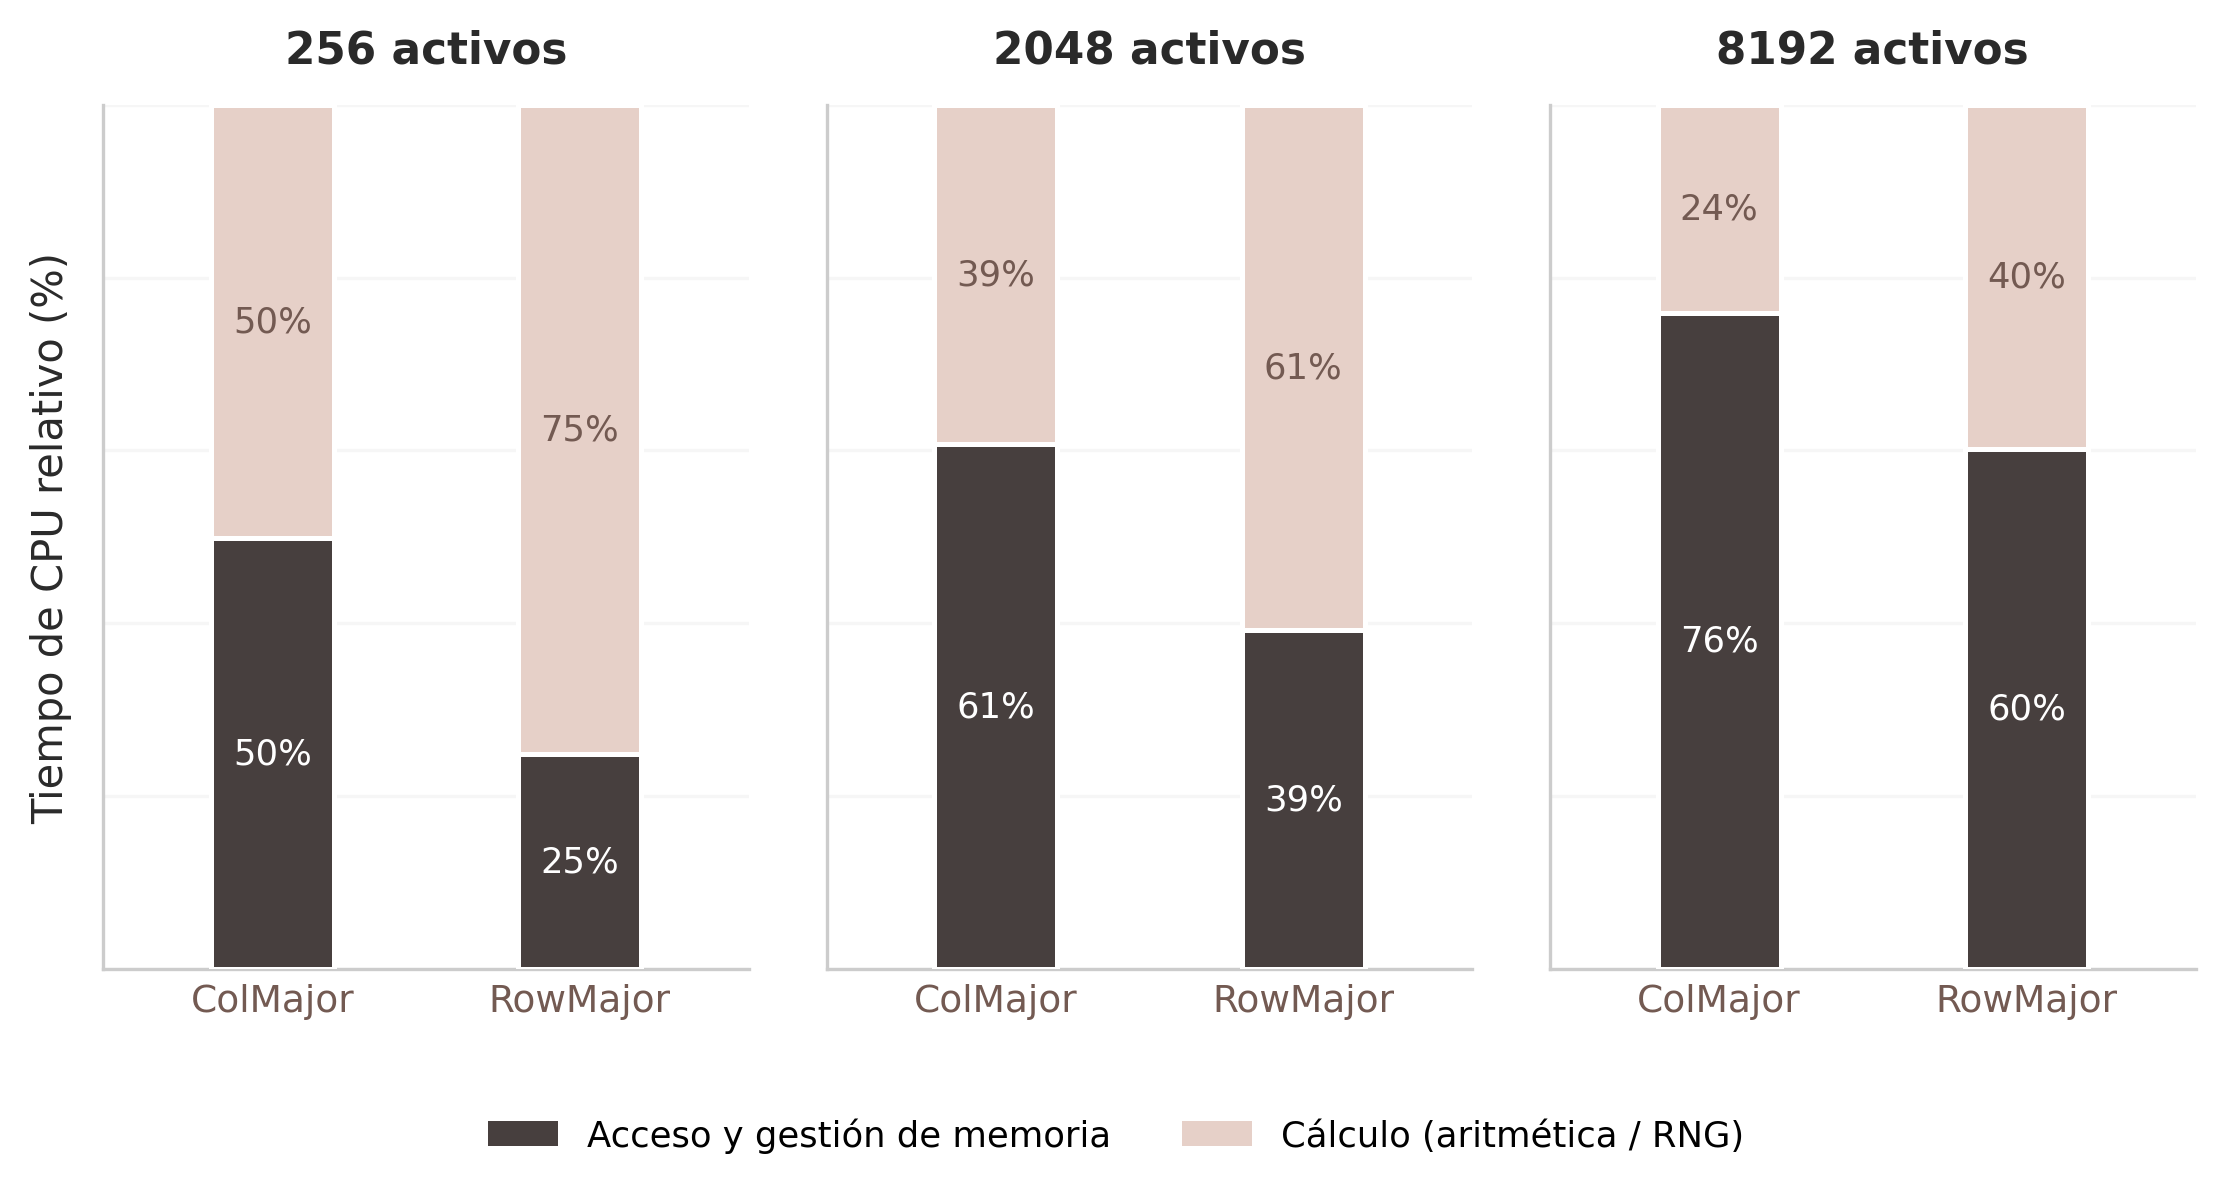

Source code (Python):
"""
Perfil VTune — distribución CPU ColMajor vs RowMajor por escala de activos.

Uso:
    python analisis_vtune_layout_tfm.py
"""

from __future__ import annotations

from pathlib import Path

import matplotlib

matplotlib.use("Agg")
import matplotlib.pyplot as plt
from matplotlib.patches import Patch

SCRIPT_DIR = Path(__file__).resolve().parent
OUTPUT_STEM = "analisis_vtune_layout_tfm"

# VTune: puntos medidos con Layout_Speedup_vs_NumActivos (replicaCounts).
# Cada réplica añade 4 activos (makeCarteraBenchmarkReplicada, kAssetsPerReplica=4).
ASSETS_PER_REPLICA = 4
REPLICA_COUNTS = (64, 512, 2048)

COLOR_MEM = "#473F3E"
COLOR_CALC = "#E6D0C8"
COLOR_MUTED = "#735A52"


def _apply_panel_style(ax: plt.Axes, *, show_ylabel: bool) -> None:
    ax.set_facecolor("white")
    ax.spines["top"].set_visible(False)
    ax.spines["right"].set_visible(False)
    ax.spines["left"].set_color("#CCCCCC")
    ax.spines["bottom"].set_color("#CCCCCC")
    ax.spines["left"].set_linewidth(0.8)
    ax.spines["bottom"].set_linewidth(0.8)
    ax.tick_params(axis="y", colors=COLOR_MUTED, labelsize=9, length=0)
    ax.tick_params(axis="x", colors=COLOR_MUTED, labelsize=9, length=0)
    ax.yaxis.grid(True, linestyle="-", alpha=0.35, color="#E8E8E8", linewidth=0.8)
    ax.set_axisbelow(True)
    if not show_ylabel:
        ax.set_yticklabels([])


def _stacked_bar(ax: plt.Axes, x: float, mem: float, calc: float, width: float) -> None:
    ax.bar(
        x, mem, width,
        color=COLOR_MEM, edgecolor="white", linewidth=1.2, zorder=3,
    )
    ax.bar(
        x, calc, width, bottom=mem,
        color=COLOR_CALC, edgecolor="white", linewidth=1.2, zorder=3,
    )

    if mem >= 11.0:
        ax.text(
            x, mem / 2, f"{mem:.0f}%",
            ha="center", va="center", fontsize=8.5, color="white", fontweight="medium",
        )
    if calc >= 11.0:
        ax.text(
            x, mem + calc / 2, f"{calc:.0f}%",
            ha="center", va="center", fontsize=8.5, color=COLOR_MUTED,
        )


def plot_vtune_layout() -> None:
    escalas = [
        f"{r * ASSETS_PER_REPLICA} activos"
        for r in REPLICA_COUNTS
    ]

    calculo_puro = [50.1, 75.1, 39.3, 60.8, 24.1, 39.8]
    acceso_memoria = [49.9, 24.9, 60.7, 39.2, 75.9, 60.2]

    fig, axes = plt.subplots(1, 3, figsize=(9.0, 4.0), sharey=True)
    fig.patch.set_facecolor("white")

    bar_w = 0.40
    x_col = 0.0
    x_row = 1.0

    for idx, (ax, titulo) in enumerate(zip(axes, escalas)):
        mem_c, calc_c = acceso_memoria[2 * idx], calculo_puro[2 * idx]
        mem_r, calc_r = acceso_memoria[2 * idx + 1], calculo_puro[2 * idx + 1]

        _stacked_bar(ax, x_col, mem_c, calc_c, bar_w)
        _stacked_bar(ax, x_row, mem_r, calc_r, bar_w)

        ax.set_xticks([x_col, x_row])
        ax.set_xticklabels(["ColMajor", "RowMajor"], fontsize=9)

        ax.set_title(titulo, fontsize=10.5, fontweight="bold", color="#2A2A2A", pad=10)
        ax.set_ylim(0, 100)
        ax.set_xlim(-0.55, 1.55)
        _apply_panel_style(ax, show_ylabel=(idx == 0))

    axes[0].set_ylabel("Tiempo de CPU relativo (%)", fontsize=10, color="#2A2A2A")

    """fig.suptitle(
        "Perfil VTune — ColMajor vs RowMajor",
        fontsize=12,
        fontweight="bold",
        color="#2A2A2A",
        y=1.02,
    )"""

    fig.legend(
        handles=[
            Patch(facecolor=COLOR_MEM, edgecolor="none", label="Acceso y gestión de memoria"),
            Patch(facecolor=COLOR_CALC, edgecolor="none", label="Cálculo (aritmética / RNG)"),
        ],
        loc="lower center",
        ncol=2,
        fontsize=8.5,
        frameon=False,
        bbox_to_anchor=(0.5, -0.02),
    )

    fig.subplots_adjust(wspace=0.12, bottom=0.16, top=0.88)

    png_path = SCRIPT_DIR / f"{OUTPUT_STEM}.png"
    pdf_path = SCRIPT_DIR / f"{OUTPUT_STEM}.pdf"
    fig.savefig(png_path, dpi=300, bbox_inches="tight")
    fig.savefig(pdf_path, bbox_inches="tight")
    print(f"Guardado: {png_path}")
    print(f"Guardado: {pdf_path}")
    plt.close(fig)


def main() -> None:
    plot_vtune_layout()


if __name__ == "__main__":
    main()
